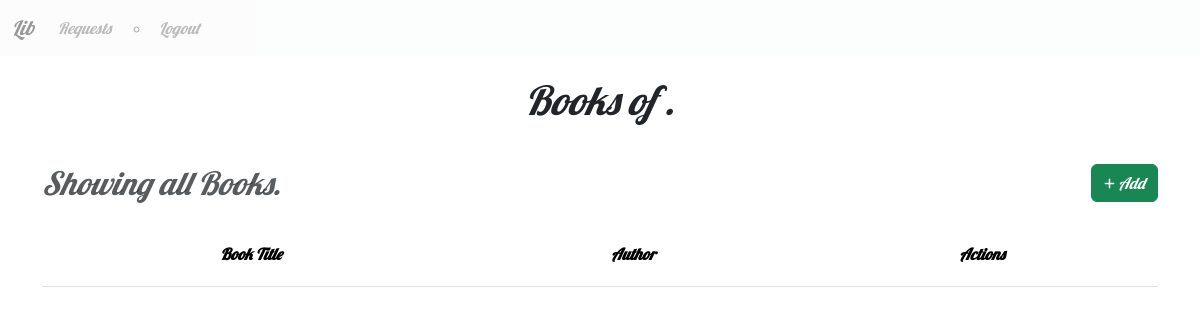
The app's page /section/2/show (signed in), older data.
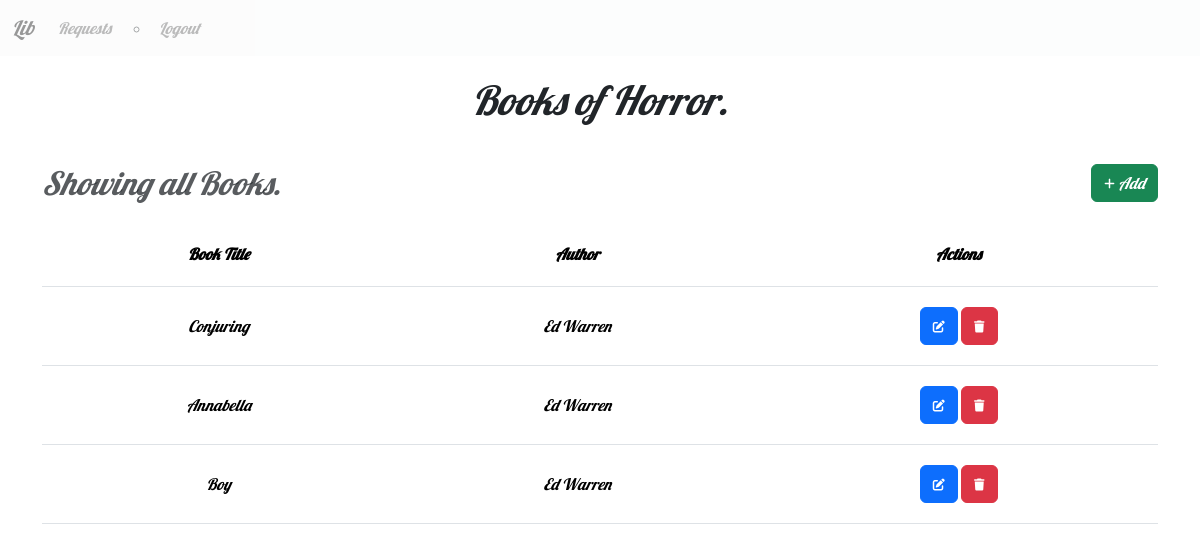
The same page, newer data.
### models.py (models this page shows)
class Section(db.Model):
    id = db.Column(db.Integer,primary_key=True)
    name = db.Column(db.String[32],unique=True,nullable=False)
    date_created = db.Column(db.Date, nullable=False)
    desc = db.Column(db.String[512], nullable=True)
    books = db.relationship('Book',backref='section',lazy=True)

class Book(db.Model):
    id = db.Column(db.Integer,primary_key=True)
    title = db.Column(db.String[64], nullable=False)
    author = db.Column(db.String[64], nullable=False)
    section_id = db.Column(db.Integer, db.ForeignKey('section.id'),nullable=False)

### routes.py (the view)
@app.route('/section/<int:id>/show')
@admin_required
def show_section(id):
    return render_template('section/show.html',user = User.query.get(session['user_id']),section = Section.query.get(id))

### routes.py (called while the page is built)
def admin_required(func):
    @wraps(func)
    def inner(*args,**kwargs):
        if 'user_id' not in session:
            flash('Please Login.')
            return redirect(url_for('login'))
        user = User.query.get(session['user_id'])
        if not user.is_admin:
            flash('Not Authorized')
            return redirect(url_for('index'))
        return func(*args,**kwargs)
    return inner

### templates/section/show.html (shortened to what this page needs)
{% extends 'layout.html' %}
{% block content %}
    <h1>Books of {{section.name}}.</h1>
    <div class="Heading">
        <h2 class="text-muted">
            <em>
                Showing all Books.
            </em>
        </h2>
        <a class="btn btn-success" href="{{url_for('add_books',section_id=section.id)}}">
            <i class="fas fa-plus fa-xs"></i>
            Add
        </a>
    </div>
    <table class="table">
        <thead>
            <tr>
                <th>Book Title</th>
                <th>Author</th>
                <th>Actions</th>
            </tr>
        </thead>
        <tbody>
            {% for book in section.books %}
                <tr>
                    <td>{{book.title}}</td>
                    <td>{{book.author}}</td>
                    <td>
                        <a href="{{url_for('edit_book', book_id=book.id)}}" class="btn btn-primary">
                            <i class="fas fa-edit fa-xs"></i>
                        </a>
                        <a href="{{url_for('delete_book', book_id=book.id)}}" class="btn btn-danger">
                            <i class="fas fa-trash fa-xs"></i>
                        </a>
                    </td>
                </tr>
            {% endfor %}
        </tbody>
    </table>
</div>
{% endblock %}

Row changes from the older to the newer data that the page shows:
added Section: name "Horror"
added Book: title "Conjuring", author "Ed Warren"
added Book: title "Annabella", author "Ed Warren"
added Book: title "Boy", author "Ed Warren"
